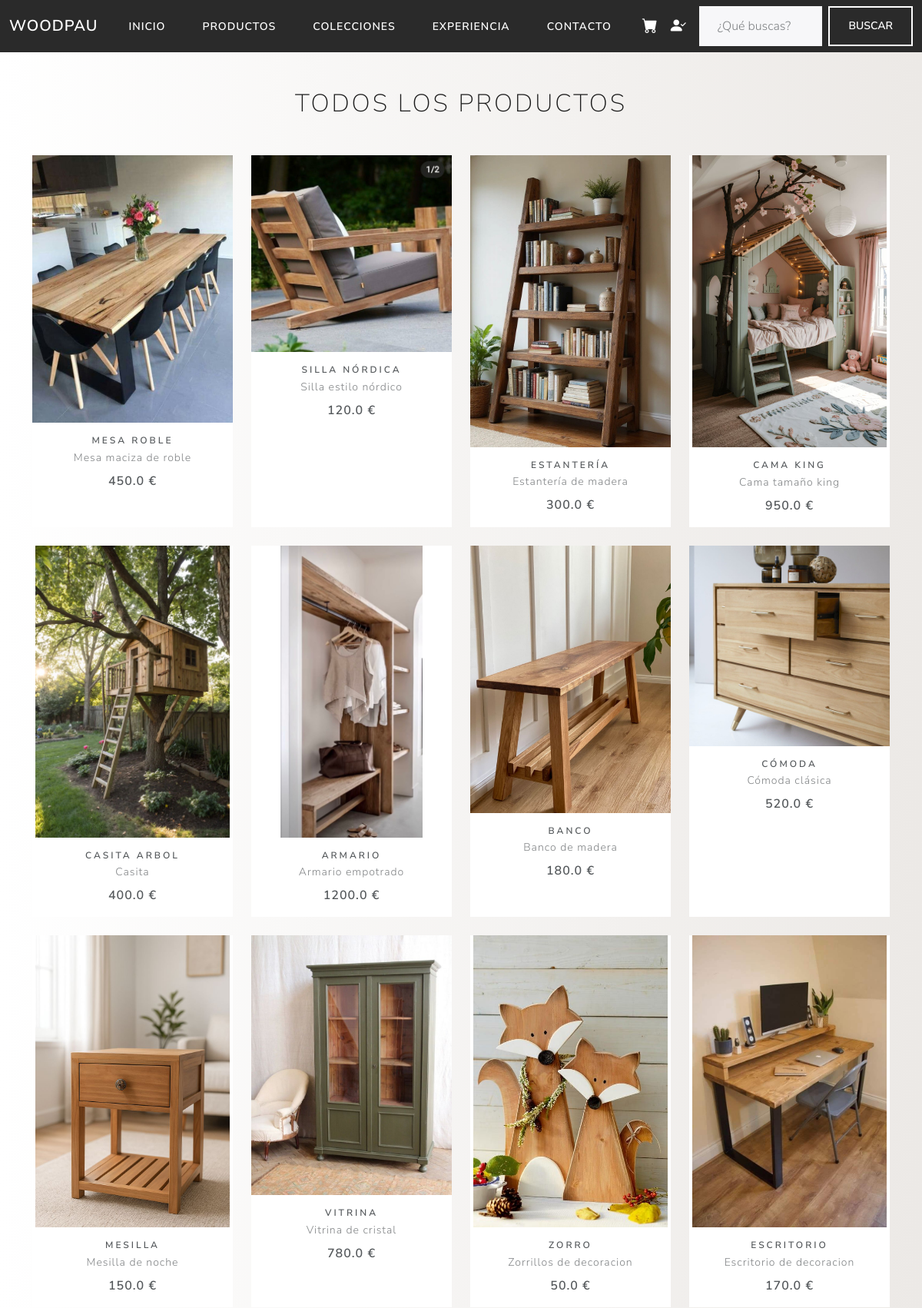
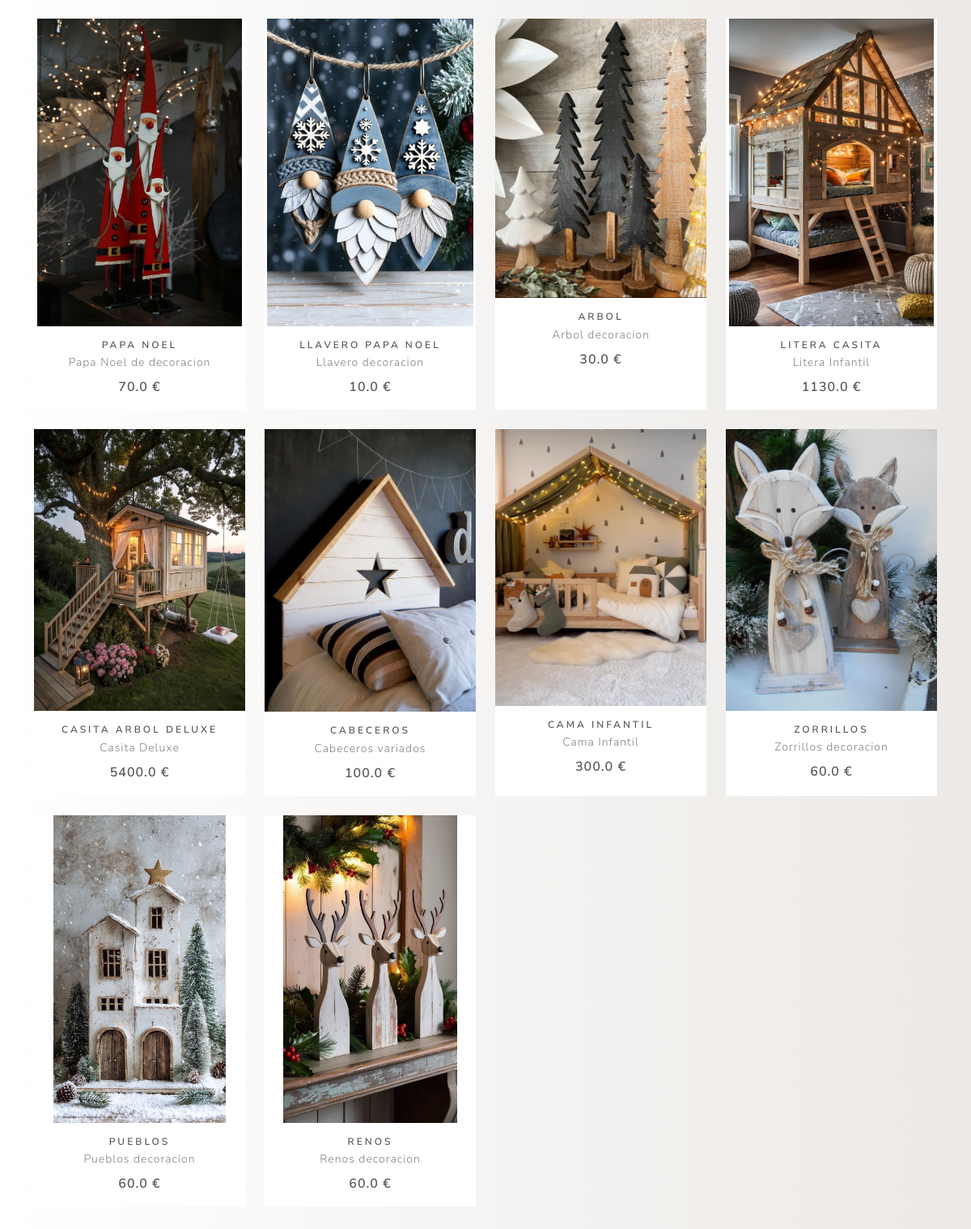
The page /productos on the database its author committed (2 pictures, top to bottom).
### models.py (models this page shows, shortened)
class Producto(Base):
    __tablename__ = "productos"
    __table_args__ = {
        "sqlite_autoincrement": True,
        "comment" : "Tabla de productos"
    }
    id_producto: Mapped[int] = mapped_column(Integer, primary_key=True, autoincrement=True)
    nombre_producto: Mapped[str] = mapped_column(String(50),nullable=False)
    descripcion: Mapped[str] = mapped_column(String(350), nullable=False)
    precio: Mapped[float] = mapped_column(Float, nullable=False)
    stock: Mapped[int] = mapped_column(Integer, nullable=False)
    altura: Mapped[float] = mapped_column(Float, nullable=False)
    ancho: Mapped[float] = mapped_column(Float, nullable=False)
    fondo: Mapped[float] = mapped_column(Float, nullable=False)
    imagenes: Mapped[list["ImagenProducto"]] = relationship("ImagenProducto", back_populates="producto", cascade="all, delete-orphan",lazy="selectin")
    categorias: Mapped[list["Categoria"]] = relationship("Categoria", secondary=producto_categoria, back_populates="productos", lazy="selectin")
    favoritos: Mapped[list["Favorito"]] = relationship("Favorito", back_populates="producto", cascade="all, delete-orphan")
    lineas_pedido: Mapped[list["LineaPedido"]] = relationship("LineaPedido", back_populates="producto", cascade="all, delete-orphan")

class ImagenProducto(Base):
    __tablename__ = "imagenes_productos"
    __table_args__ = {
        "sqlite_autoincrement": True,
        "comment" : "Tabla de imagenes productos"
    }
    id_imagen: Mapped[int] = mapped_column(Integer, primary_key=True, autoincrement=True)
    ruta_imagen: Mapped[str] = mapped_column(String(255), nullable=False)
    es_principal: Mapped[bool] = mapped_column(Boolean, nullable=False)
    producto_id: Mapped[int] = mapped_column(Integer, ForeignKey("productos.id_producto"), nullable=False)
    producto: Mapped["Producto"] = relationship("Producto", back_populates="imagenes")

### main.py (the view)
@app.route("/productos")
def productos():
    db = SessionLocal()
    categorias = request.args.getlist("categoria")
    query = db.query(Producto).options(selectinload(Producto.imagenes))
    if categorias:
        query = (
            query.join(Producto.categorias)
            .filter(Categoria.nombre_categoria.in_(categorias))
            .distinct()
        )
        titulo = " ".join(categorias)
    else:
        titulo = "Todos los productos"
    productos = query.all()
    db.close()
    return render_template("productos.html", productos=productos, titulo=titulo
    )

### main.py (called while the page is built)
@app.context_processor
def inject_usuario():
    usuario = None
    user_id = session.get("usuario_id")
    if user_id:
        usuario = obtener_usuario_por_id(user_id)
    return dict(usuario=usuario)

@app.context_processor
def inject_carrito():
    carrito = session.get("carrito", {})
    total_items = sum(
        item["cantidad"] for item in carrito.values()
    )
    return dict(carrito_items=total_items)

### templates/productos.html (shortened to what this page needs)
{% extends "base.html" %}
{% block content %}
<section class="py-5">
  <div class="container">
    <div class="text-center mb-5">
      <h1 class="fw-light text-uppercase">
        {{ titulo if titulo else "Todos los productos" }}
      </h1>
    </div>
    <div class="row">
      {% for producto in productos %}
        <div class="col-12 col-sm-6 col-md-3 mb-4">
            <a href="{{ url_for('producto_detalle', id_producto=producto.id_producto) }}"
               class="text-decoration-none text-dark">
              <div class="card h-100 border-0">
                {% if producto.imagenes %}
                  <img
                    src="{{ url_for('static', filename=producto.imagenes[0].ruta_imagen) }}"
                    class="card-img-top"
                    alt="{{ producto.nombre_producto }}">
                {% else %}
                  <img
                    src="{{ url_for('static', filename='img/placeholder.jpg') }}"
                    class="card-img-top"
                    alt="Sin imagen">
                {% endif %}
                <div class="card-body text-center">
                  <h6 class="text-uppercase mb-1">
                    {{ producto.nombre_producto }}
                  </h6>
                  <p class="text-muted small mb-2">
                    {{ producto.descripcion }}
                  </p>
                  <p class="fw-bold mb-0">
                    {{ producto.precio }} €
                  </p>
                </div>
              </div>
            </a>
        </div>
      {% endfor %}
    </div>
  </div>
</section>
{% endblock %}

### static/main.css (style rules this page uses)
body { background: #ECE9E6; background: -webkit-linear-gradient(to right, #FFFFFF, #ECE9E6); background: linear-gradient(to right, #FFFFFF, #ECE9E6); }
.card-img-top { max-height: 380px; width: 100%; object-fit: contain; }
.card { overflow: hidden; }

### rows shown on the page
Producto: ruta_imagen (picture), nombre_producto "MESA ROBLE", descripcion "Mesa maciza de roble", precio "450.0"
Producto: ruta_imagen (picture), nombre_producto "SILLA NÓRDICA", descripcion "Silla estilo nórdico", precio "120.0"
Producto: ruta_imagen (picture), nombre_producto "ESTANTERÍA", descripcion "Estantería de madera", precio "300.0"
Producto: ruta_imagen (picture), nombre_producto "CAMA KING", descripcion "Cama tamaño king", precio "950.0"
Producto: ruta_imagen (picture), nombre_producto "CASITA ARBOL", descripcion "Casita", precio "400.0"
Producto: ruta_imagen (picture), nombre_producto "ARMARIO", descripcion "Armario empotrado", precio "1200.0"
Producto: ruta_imagen (picture), nombre_producto "BANCO", descripcion "Banco de madera", precio "180.0"
Producto: ruta_imagen (picture), nombre_producto "CÓMODA", descripcion "Cómoda clásica", precio "520.0"
Producto: ruta_imagen (picture), nombre_producto "MESILLA", descripcion "Mesilla de noche", precio "150.0"
Producto: ruta_imagen (picture), nombre_producto "VITRINA", descripcion "Vitrina de cristal", precio "780.0"
Producto: ruta_imagen (picture), nombre_producto "ZORRO", descripcion "Zorrillos de decoracion", precio "50.0"
Producto: ruta_imagen (picture), nombre_producto "ESCRITORIO", descripcion "Escritorio de decoracion", precio "170.0"
Producto: ruta_imagen (picture), nombre_producto "PAPA NOEL", descripcion "Papa Noel de decoracion", precio "70.0"
Producto: ruta_imagen (picture), nombre_producto "LLAVERO PAPA NOEL", descripcion "Llavero decoracion", precio "10.0"
Producto: ruta_imagen (picture), nombre_producto "ARBOL", descripcion "Arbol decoracion", precio "30.0"
Producto: ruta_imagen (picture), nombre_producto "LITERA CASITA", descripcion "Litera Infantil", precio "1130.0"
Producto: ruta_imagen (picture), nombre_producto "CASITA ARBOL DELUXE", descripcion "Casita Deluxe", precio "5400.0"
Producto: ruta_imagen (picture), nombre_producto "CABECEROS", descripcion "Cabeceros variados", precio "100.0"
Producto: ruta_imagen (picture), nombre_producto "CAMA INFANTIL", descripcion "Cama Infantil", precio "300.0"
Producto: ruta_imagen (picture), nombre_producto "ZORRILLOS", descripcion "Zorrillos decoracion", precio "60.0"
Producto: ruta_imagen (picture), nombre_producto "PUEBLOS", descripcion "Pueblos decoracion", precio "60.0"
Producto: ruta_imagen (picture), nombre_producto "RENOS", descripcion "Renos decoracion", precio "60.0"

### other values the page prints
{{ titulo if titulo else "Todos los productos" }} "TODOS LOS PRODUCTOS"
